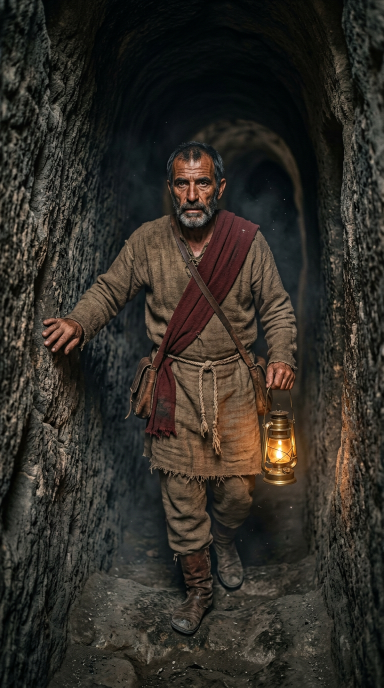
#> input picture projects/cappadocia_underground_city/shot02_explorer/keyframes/kf01_walk.png, 768 x 1376 px (shown at 1/2 size); its folder holds 5 pictures in this run
$ python render_previz.py
#> lines starting #> are read from the running program, lines starting #| are printed output that depends on the picture
### projects/cappadocia_underground_city/previz/previz_lib.py
#!/usr/bin/env python3
"""Shared previz library: plates, camera moves, dust, flicker, grade, encode.

Used by both shot renderers:
  previz/render_previz.py                 shot 01 — the empty tunnel reveal
  ../shot02_explorer/previz/render_previz.py  shot 02 — the explorer walking

Everything renders at 1080x1920 (exact 9:16) @ 24 fps and is an ANIMATIC, not
model output: keyframes driven by eased moves, dust, lantern flicker, film grain.
"""
import math

import imageio.v2 as imageio
import numpy as np
from PIL import Image, ImageFilter

W, H = 1080, 1920          # 9:16 master
FPS = 24
PLATE_SCALE = 2.6          # upscale factor so pushes stay sharp

AMBER = np.array([1.0, 0.72, 0.42], dtype=np.float32)


def smoothstep(t):
    t = min(max(t, 0.0), 1.0)
    return t * t * (3.0 - 2.0 * t)


# ---------------------------------------------------------------- plates ----
def load_plate(path, scale=PLATE_SCALE):
    """Load a keyframe and centre-crop it to exactly 9:16 at `scale` x master."""
#> called with scale = 2.6
    im = Image.open(path).convert("RGB")
#> im is the input picture: PIL image 768x1376 RGB; mean R, G, B 48.8, 44.8, 38.2
    w, h = im.size
#> w = 768; h = 1376
    target = W / H
    if w / h > target:                      # too wide -> crop sides
        nw = int(round(h * target))
        box = ((w - nw) // 2, 0, (w + nw) // 2, h)
    else:                                   # too tall -> crop top/bottom
        nh = int(round(w / target))
#> nh = 1365
        top = int(round((h - nh) * 0.42))   # keep a touch more ceiling
#> top = 5
        box = (0, top, w, top + nh)
#> box = (0, 5, 768, 1370)
    im = im.crop(box)
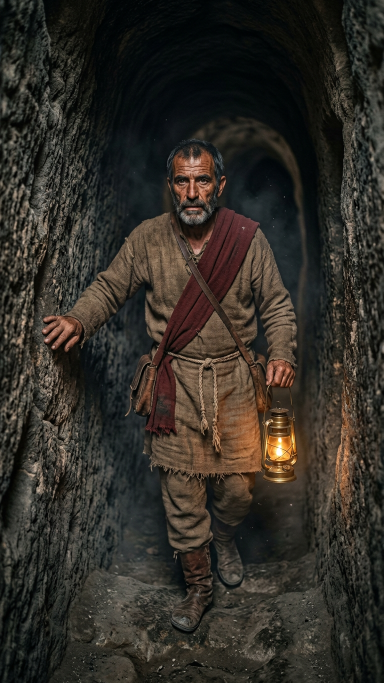
#> im: PIL image 768x1365 RGB (shown at 1/2 size); mean R, G, B 49, 45, 38.3
    return im.resize((int(W * scale), int(H * scale)), Image.LANCZOS)


def camera_frame(plate, zoom_to=1.16, t=0.0, dy=0.0, roll_deg=0.0, shake_px=0.0):
    """Crop an eased push-in window from a plate -> 1080x1920 frame.

    zoom_to : final scale relative to the plate (1.0 = untouched framing)
    t       : 0..1 progress through the move (smoothstep applied)
    dy      : downward drift, as a fraction of master height
    roll_deg: tiny camera roll, degrees
    shake_px: vertical bob in master pixels (walk weight shift)
    """
    e = smoothstep(t)
    scale = 1.0 + (zoom_to - 1.0) * e
    pw, ph = plate.size
    cw, ch = pw / scale, ph / scale
    left = (pw - cw) / 2
    top = (ph - ch) / 2 + min(dy * H * PLATE_SCALE * e, (ph - ch) / 2)
    top += shake_px * PLATE_SCALE
    frame = plate.crop((int(left), int(top), int(left + cw), int(top + ch))).resize((W, H), Image.BICUBIC)
    if abs(roll_deg) > 1e-3:
        # rotate a slightly oversized copy so corners never show
        big = frame.resize((int(W * 1.08), int(H * 1.08)), Image.BICUBIC)
        big = big.rotate(roll_deg, resample=Image.BICUBIC, center=(big.size[0] / 2, big.size[1] / 2))
        ox, oy = (big.size[0] - W) // 2, (big.size[1] - H) // 2
        frame = big.crop((ox, oy, ox + W, oy + H))
    return frame


# ------------------------------------------------------------------ dust ----
def build_dust(n=110, seed=7):
    rng = np.random.default_rng(seed)
    return dict(
        x=rng.uniform(0, W, n),
        y=rng.uniform(0, H, n),
        z=rng.uniform(0.25, 1.0, n),                # depth: 1 = nearest
        size=rng.uniform(0.9, 2.8, n),
        amp=rng.uniform(0.10, 0.55, n),
        vx=rng.uniform(-0.10, 0.16, n),
        vy=rng.uniform(-0.22, -0.05, n),
        ph=rng.uniform(0, 2 * math.pi, n),
        om=rng.uniform(0.25, 0.9, n),
    )


def dust_layer(dust, frame_i, push=0.0):
    """Additive warm motes with depth parallax; returned at half resolution."""
    lay = np.zeros((H // 2, W // 2, 3), dtype=np.float32)
    s = math.sin
    for i in range(len(dust["x"])):
        z = dust["z"][i]
        px = dust["x"][i] + dust["vx"][i] * frame_i + 6.0 * z * s(dust["om"][i] * frame_i / FPS + dust["ph"][i])
        py = dust["y"][i] + dust["vy"][i] * frame_i + 4.0 * z * math.cos(dust["om"][i] * frame_i / FPS + dust["ph"][i])
        px = (px - W / 2) * (1.0 + 0.10 * push * z) + W / 2
        py = (py - H / 2) * (1.0 + 0.10 * push * z) + H / 2
        px %= W
        py %= H
        hx, hy = px / 2.0, py / 2.0
        rad = max(0.8, dust["size"][i] * z)
        x0, x1 = int(hx - rad * 2) - 1, int(hx + rad * 2) + 2
        y0, y1 = int(hy - rad * 2) - 1, int(hy + rad * 2) + 2
        xs = np.arange(max(x0, 0), min(x1, W // 2))
        ys = np.arange(max(y0, 0), min(y1, H // 2))
        if xs.size == 0 or ys.size == 0:
            continue
        gx = np.exp(-((xs - hx) ** 2) / (2 * rad * rad))
        gy = np.exp(-((ys - hy) ** 2) / (2 * rad * rad))
        blob = np.outer(gy, gx) * dust["amp"][i] * (0.35 + 0.65 * z)
        oy, ox = ys[0], xs[0]
        lay[oy:oy + len(ys), ox:ox + len(xs), 0] += blob * 1.00
        lay[oy:oy + len(ys), ox:ox + len(xs), 1] += blob * 0.72
        lay[oy:oy + len(ys), ox:ox + len(xs), 2] += blob * 0.42
    return lay


# -------------------------------------------------------- lantern glow ----
def flicker_at(t_sec, seed=0):
    """Irregular 0.75..1.25 lamp flicker: two sines + a slow random walk."""
    a = math.sin(t_sec * 7.3 + seed) * 0.6 + math.sin(t_sec * 17.9 + seed * 2.1) * 0.3
    b = math.sin(t_sec * 1.7 + seed * 0.7) * 0.7
    return 1.0 + 0.13 * a + 0.07 * b


def glow_layer(spec, t_sec):
    """Radial amber bloom for a lamp. spec = (x, y, radius) in 0..1 of the frame."""
    if spec is None:
        return None
    x, y, r = spec[0] * W, spec[1] * H, spec[2] * H
    g = flicker_at(t_sec)
    yy, xx = np.mgrid[0:H, 0:W].astype(np.float32)
    d2 = ((xx - x) ** 2 + (yy - y) ** 2) / (2.0 * (r / 2.2) ** 2)
    fall = np.exp(-d2).astype(np.float32) * 0.55 * g
    return fall[..., None] * AMBER


# ----------------------------------------------------------------- grade ----
def composite(f32, dust_lay, frame_i, rng, glow=None, warm_shift=1.0):
    """Grade + haze + dust + lamp glow + vignette + grain on a float HxWx3 frame."""
    img = np.clip(f32 / 255.0, 0, 1)

    # gentle S-curve contrast, lifted blacks kept (documentary look)
    img = img * img * (3 - 2 * img) * 0.55 + img * 0.45
    img = np.clip((img - 0.5) * 1.06 + 0.5 + 0.012, 0, 1)

    # warm low-key grade: amber in mids/highs, slightly cool-black shadows
    lum = img @ np.array([0.299, 0.587, 0.114], dtype=np.float32)
    warm = np.array([1.045, 1.000, 0.930], dtype=np.float32) * warm_shift
    cool = np.array([0.965, 0.990, 1.045], dtype=np.float32)
    img = img * (warm * lum[..., None] + cool * (1 - lum[..., None]))

    # atmospheric haze lift (very subtle, bottom-weighted)
    haze = np.linspace(0.030, 0.004, H, dtype=np.float32)[:, None, None]
    img = img + haze * np.array([1.0, 0.86, 0.66], dtype=np.float32)

    # dust motes
    if dust_lay is not None:
        d = np.asarray(
            Image.fromarray((np.clip(dust_lay, 0, 1) * 255).astype(np.uint8))
            .resize((W, H), Image.BILINEAR), dtype=np.float32) / 255.0
        img = img + d * 0.55

    # lantern bloom (additive, sits under the grain)
    if glow is not None:
        img = img + glow

    # vignette
    yy, xx = np.mgrid[0:H, 0:W].astype(np.float32)
    r = np.sqrt(((xx - W / 2) / (W / 2)) ** 2 + ((yy - H / 2) / (H / 2)) ** 2)
    vig = np.clip(1.0 - 0.30 * np.clip(r - 0.35, 0, None) ** 1.5, 0.55, 1.0)[..., None]
    img = img * vig

    # film grain (luma-weighted) + a hair of chroma noise
    g = rng.normal(0.0, 1.0, (H, W, 1)).astype(np.float32)
    img = img + g * 0.013 * (0.45 + 0.55 * (1 - lum[..., None]))
    img = img + rng.normal(0.0, 1.0, (H, W, 3)).astype(np.float32) * 0.004

    return (np.clip(img, 0, 1) * 255).astype(np.uint8)


# ---------------------------------------------------------------- encode ----
def make_writer(path, fps=FPS, crf="22"):
    return imageio.get_writer(
        path, fps=fps, codec="libx264", quality=None, pixelformat="yuv420p",
        output_params=["-crf", crf, "-preset", "slow", "-tune", "film", "-movflags", "+faststart"],
        macro_block_size=8,
    )


def soft_blur(frame, radius=0.0):
    return frame.filter(ImageFilter.GaussianBlur(radius=radius)) if radius > 0 else frame

### projects/cappadocia_underground_city/shot02_explorer/previz/render_previz.py
#!/usr/bin/env python3
"""Shot 02 previz — the explorer walking the tunnel, 9:16 walking animatic.

NOT Wan2.2 output. Four keyframes of the same man (generated as edits of one
reference frame, so identity/clothing/light stay locked) cut on 0.5 s crossfades
and driven with:

  * a continuous slow push (1.02 -> 1.06, subject approaches faster than the
    camera retreats, so he grows slightly in frame),
  * a procedural walk bob — vertical weight shift + a quarter-degree roll at
    ~1.55 Hz, which is what makes a still-frame animatic read as *walking*,
  * lantern flicker: an additive amber bloom with irregular 0.75..1.25 intensity
    plus a global ±1.5 % exposure tremble,
  * the shot-01 finish: warm low-key grade, haze, dust, vignette, film grain.

1080x1920 @ 24 fps, ~5.2 s (matches a 121-frame TI2V-5B take), H.264 yuv420p.

Usage:  python previz/render_previz.py [--out previz/shot02_previz_9x16.mp4]
"""
import argparse
import math
import os
import sys

import numpy as np

HERE = os.path.dirname(os.path.abspath(__file__))
ROOT = os.path.dirname(HERE)
LIB = os.path.abspath(os.path.join(HERE, "..", "..", "previz"))
sys.path.insert(0, LIB)

from previz_lib import (FPS, H, W, build_dust, camera_frame, composite,  # noqa: E402
                        dust_layer, flicker_at, glow_layer, load_plate,
                        make_writer, smoothstep)

# beat: (keyframe, first frame, shots length, lantern glow spec (x, y, radius))
LAMP_A = (0.700, 0.680, 0.30)     # lantern held low at frame right (full-body beats)
LAMP_B = (0.845, 0.880, 0.34)     # lantern pushed to the frame edge (closer beat)
BEATS = [
    dict(kf="kf01_walk.png", start=0, length=40, lamp=LAMP_A),
    dict(kf="kf02_step.png", start=28, length=40, lamp=LAMP_A),
    dict(kf="kf03_stride.png", start=56, length=40, lamp=LAMP_A),
    dict(kf="kf04_close.png", start=88, length=36, lamp=LAMP_B),
]
XFADES = [12, 12, 8]              # per boundary; the last one cuts hard on purpose
WALK_HZ = 1.55
BOB_PX = 6.0                      # vertical weight shift, master pixels
ROLL_DEG = 0.28                   # subtle shoulder roll


def main():
    ap = argparse.ArgumentParser()
    ap.add_argument("--out", default=os.path.join(HERE, "shot02_previz_9x16.mp4"))
    ap.add_argument("--limit", type=int, default=0, help="render only N frames (smoke test)")
    args = ap.parse_args()

    plates = {}
    for b in BEATS:
        plates[b["kf"]] = load_plate(os.path.join(ROOT, "keyframes", b["kf"]))
        print(f"plate ready: {b['kf']} -> {plates[b['kf']].size}")
#| plate ready: kf01_walk.png -> (2808, 4992)
#> pass 2 of the loop in main, `for b in BEATS:`:
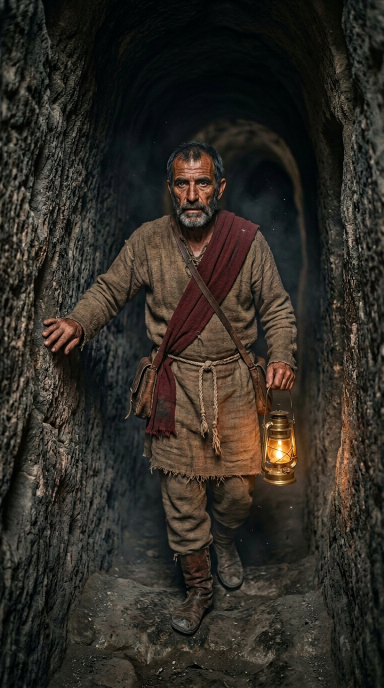
#> input picture projects/cappadocia_underground_city/shot02_explorer/keyframes/kf02_step.png, 768 x 1376 px (shown at 1/2 size)
#> in load_plate, im is the input picture: PIL image 768x1376 RGB; mean R, G, B 47.8, 43.2, 36.6
#> in load_plate (call 2), `im = im.crop(box)`:
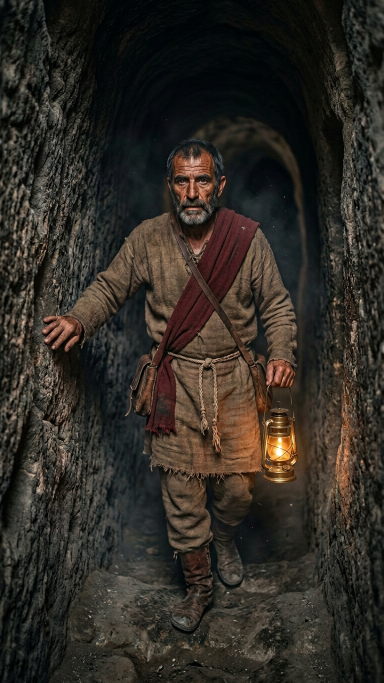
#> im: PIL image 768x1365 RGB (shown at 1/2 size); mean R, G, B 48, 43.4, 36.8
#| plate ready: kf02_step.png -> (2808, 4992)
#> pass 3 of the loop in main, `for b in BEATS:`:
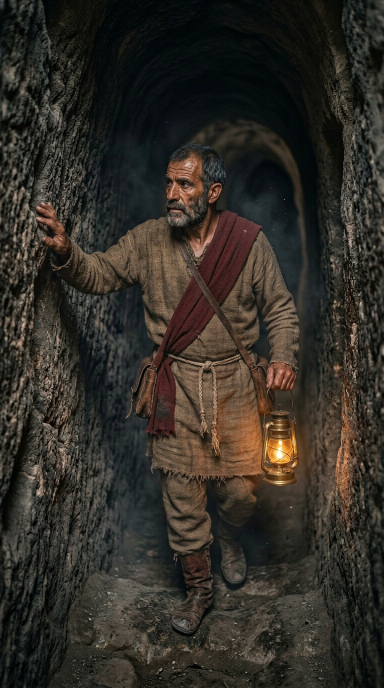
#> input picture projects/cappadocia_underground_city/shot02_explorer/keyframes/kf03_stride.png, 768 x 1376 px (shown at 1/2 size)
#> in load_plate, im is the input picture: PIL image 768x1376 RGB; mean R, G, B 50.1, 45.6, 39
#> in load_plate (call 3), `im = im.crop(box)`:
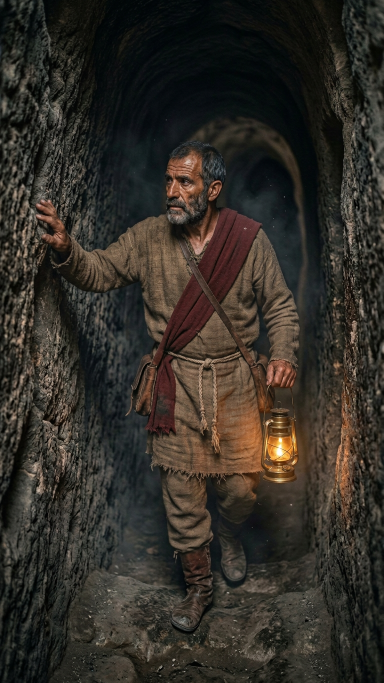
#> im: PIL image 768x1365 RGB (shown at 1/2 size); mean R, G, B 50.3, 45.8, 39.1
#| plate ready: kf03_stride.png -> (2808, 4992)
#> the loop made 4 passes; the first 3 are shown

    total = max(b["start"] + b["length"] for b in BEATS)
#> total = 124
    if args.limit:
        total = min(total, args.limit)
    print(f"rendering {total} frames ({total / FPS:.2f}s) at {W}x{H}@{FPS}")
#| rendering 124 frames (5.17s) at 1080x1920@24

    dust = build_dust(n=90, seed=23)
    rng = np.random.default_rng(5)
    writer = make_writer(args.out)
    try:
        for i in range(total):
            t_sec = i / FPS
            # walk bob, continuous across the cuts so it never pops
            bob = BOB_PX * math.sin(2 * math.pi * WALK_HZ * t_sec)
            bob += 1.6 * math.sin(2 * math.pi * WALK_HZ * 2 * t_sec + 0.9)
            roll = ROLL_DEG * math.sin(2 * math.pi * WALK_HZ * t_sec - 0.4)
            push = 1.02 + 0.04 * (i / max(total, 1))

            acc = np.zeros((H, W, 3), dtype=np.float32)
            wsum = 0.0
            lamp = None
            for k, b in enumerate(BEATS):
                local = i - b["start"]
                if local < 0 or local >= b["length"]:
                    continue
                wgt = 1.0
                if k > 0:
                    x = XFADES[k - 1]
                    if local < x:
                        wgt *= smoothstep(local / x)
                if k < len(BEATS) - 1:
                    x = XFADES[k]
                    if local >= b["length"] - x:
                        wgt *= smoothstep((b["length"] - 1 - local) / x)
                if wgt <= 0:
                    continue
                fr = camera_frame(plates[b["kf"]], zoom_to=push, t=1.0, dy=0.0,
                                  roll_deg=roll, shake_px=bob)
                acc += np.asarray(fr, dtype=np.float32) * wgt
                wsum += wgt
                lamp = b["lamp"] if wgt > 0.5 else (lamp or b["lamp"])
            acc = acc / wsum if wsum > 0 else np.asarray(plates[BEATS[0]["kf"]].resize((W, H)), dtype=np.float32)

            glow = glow_layer(lamp, t_sec)
            if glow is not None:
                acc = acc * flicker_at(t_sec, seed=1) ** 0.6   # exposure tremble
            out = composite(acc, dust_layer(dust, i, 0.4), i, rng, glow=glow)
            writer.append_data(out)
            if i % 24 == 0:
                print(f"  frame {i}/{total}", flush=True)
#> this loop made 1 pass
#> push on pass 1: 1.02
#> pass 1, in camera_frame, `frame = plate.crop((int(left), int(top), int(left + cw), int(top + ch)..`:
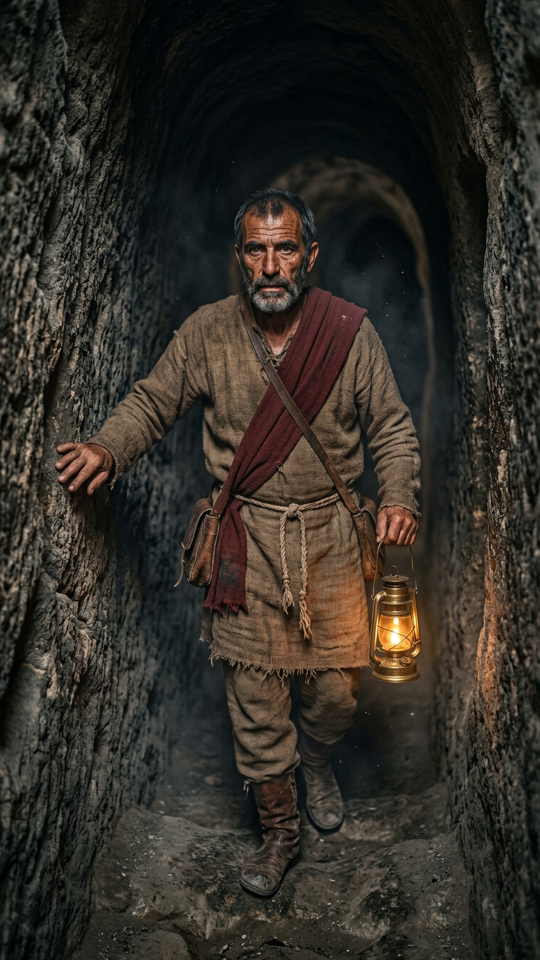
#> frame: PIL image 1080x1920 RGB (shown at 1/2 size); mean R, G, B 49.7, 45.4, 38.7
#> pass 1, in camera_frame, `frame = big.crop((ox, oy, ox + W, oy + H))`:
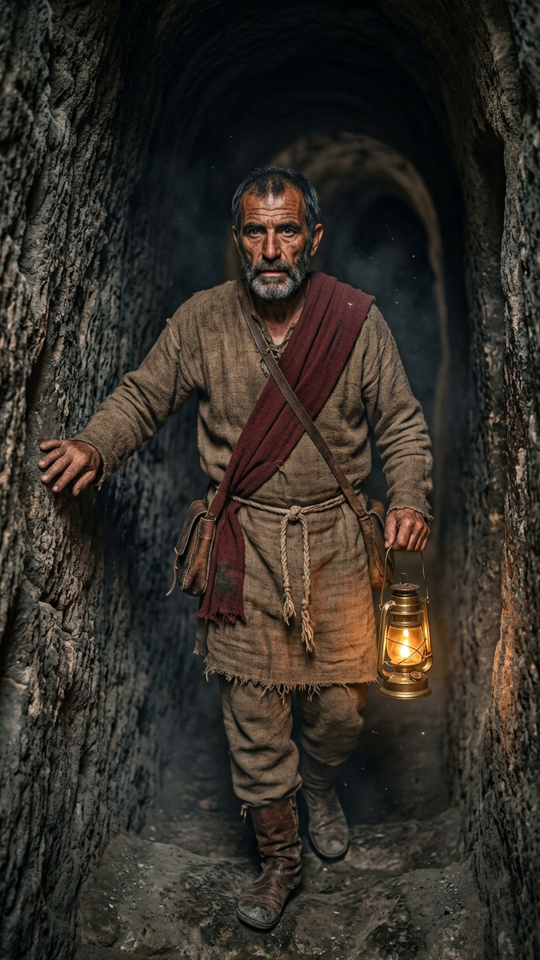
#> frame: PIL image 1080x1920 RGB (shown at 1/2 size); mean R, G, B 51.6, 46.5, 39.6
#> after the loop:
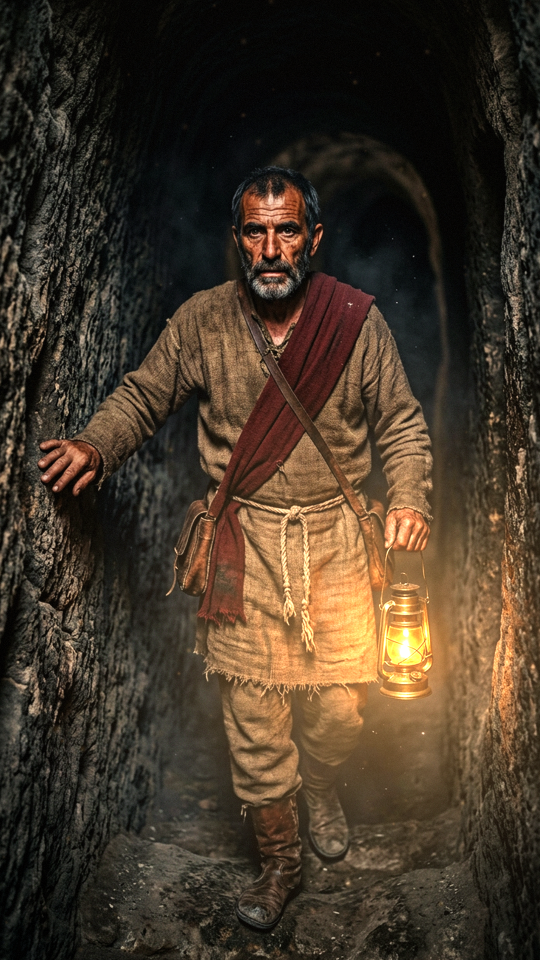
#> out: shape (1920, 1080, 3) (shown at 1/2 size); mean R, G, B 68.7, 55.1, 40
    finally:
        writer.close()

    print(f"wrote {args.out}")


if __name__ == "__main__":
#> (the run stopped early here; a loop or call above may not have finished)
